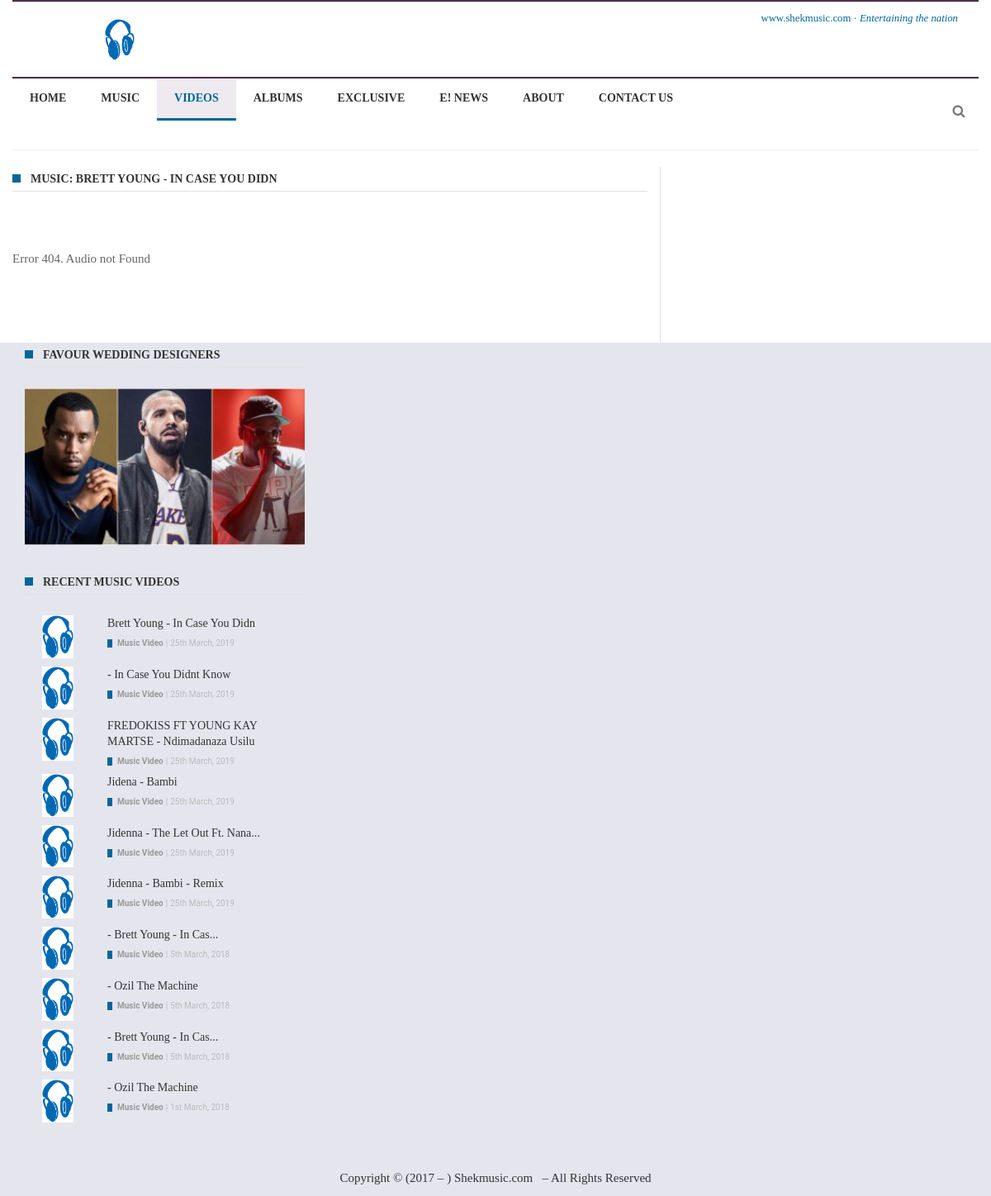
Page /plugins/video-player.php?id=6&artist=Brett Young on the committed database.
### tables this page shows
CREATE TABLE `tbl_video` (
  `id` int(11) NOT NULL,
  `artist` varchar(255) NOT NULL,
  `title` varchar(100) NOT NULL,
  `video_mime` varchar(12) NOT NULL,
  `video_path` varchar(55) NOT NULL,
  `producer` varchar(100) NOT NULL,
  `genre` varchar(55) NOT NULL,
  `description` text NOT NULL,
  `created_on` timestamp NOT NULL DEFAULT CURRENT_TIMESTAMP ON UPDATE CURRENT_TIMESTAMP
);

### includes/components/related_aside_vs.php (the view, shortened to what this page needs)
<div id="sidebar" class="tn-sidebar-wrap col-sm-4 hidden-xs" role="complementary">
	<div class="tn-sidebar-sticky" style="width: auto; position: static; top: auto; bottom: auto;">
		<div class="widget-area">
			<aside id="module-post-widget-15 " class="sidebar-widget widget module-post-widget clearfix">
				<div class="widget-title">
					<h3>Favour Wedding Designers</h3>
				</div>
				<div id="moduleP_5a5db7590632a">
					<div class="module-post-wrap col-sm-4 col-xs-12">
						<div class="adv-img">
							<img class="size-medium  thumb-wrap" src="../assets/images/shekmusic (5).jpg" id="image_container" alt="Favour Wedding Designers">
						</div>
					</div>
				</div>
			</aside>
			<aside id="module-post-widget-15" class="sidebar-widget widget module-post-widget">
				<div class="widget-title"><h3>recent music Videos</h3></div>
<?php
	$qry = "SELECT * FROM tbl_video ORDER BY created_on DESC LIMIT 10";
	$res = $db->query($qry) or die($qry);
	while ($row=mysqli_fetch_assoc($res)):
		$title = strlen($row['title']) > 30 ? substr($row['title'], 0,20).'...' : $row['title'];
		$name = $row['artist'].' - '.$title;
		$url = '../plugins/Video-player.php?id='.$row['id'].'&amp;artist='.$row['artist'];
		$p = '../files/posters/poster-'.$row['id'];
		$upload_on = date('jS F, Y', strtotime($row['created_on']));
		$poster = is_file($p) ? $p : '../files/posters/default.png';
		$file = is_file($p) ? "src='$poster'" : "src='$poster' style='max-height: 149px; max-width: 44%; margin-left: 25%;'";
?>
				<div id="moduleP_5a5db7590632a">
				<div class="module-post-wrap">
					<ul class="module-post-content">
						<li><div class="block6-wrap tn-block-wrap tn-category-2 clearfix"><div class="thumb-wrap"><a href="<?php echo $url; ?>" title="<?php echo $name; ?>" rel="bookmark"><img width="90" height="63" <?php echo $file; ?> class="attachment-small_thumb size-small_thumb" alt="<?php echo $name; ?>"></a></div><div class="block6-content"><h3 class="block-title"><a href="<?php echo $url; ?>" title="<?php echo $name; ?>"><?php echo $name; ?></a></h3><div class="block6-meta"><ul class="post-categories"><li>Music Video</li></ul><ul class="post-meta"><li class="date-post-meta"><span>|</span><time class="date updated" datetime="2018-01-15T23:13:28+00:00"><?php echo $upload_on; ?></time></li></ul> </div></div></div>
					</li>
				</ul>
				</div>
				</div>
				<?php endwhile; ?>
				</aside>
			</div>
	<div class="clearfix"></div></div>
</div>

### cores/functions.php (style rules this page uses)
body { font-family:'Times New Roman', Times,serif;text-transform:none;font-size:15px; }
.block-title,.single-style1-title,.single-style2-title,.author-title,.search-submit,.single-nav-title-wrap, .review-widget-post-title,.review-widget-score,.single-review-element,.single-review-summary h3,.block-big-slider-title, .big-carousel-inner,.logo-404,.single-aside-social-wrap .share-title,.social-count-wrap .num-count,.twitter-widget-title h3, .block-feature2-slider-title,#main-content .widget .module5-wrap .col-sm-4 .block4-wrap .block-title, #main-content .single-related-wrap .col-sm-4 .block4-wrap .block-title, .page-title-wrap,.title-logo, .woocommerce div.product .product_title, .woocommerce .page-title { font-family:Oswald;font-weight:400;text-transform:capitalize;font-size:19px;line-height:27px; }
.block6-wrap .block-title, .block11-wrap .block-title, .block8-wrap .block-title, .single-tags-source-wrap, .widget_categories ul, .widget_pages ul, .single-social-wrap, .widget_nav_menu ul, .widget_archive ul, .block9-wrap .block-title, .module-ticker-wrap .block-title, .big-slider-carousel-title, #menu-main .block-title, #main-content .widget .col-sm-4 .block4-wrap .block-title, .page-numbers, .block11-wrap .review-score, .block11-score-separation, .woocommerce ul.cart_list .product-title, .woocommerce ul.product_list_widget .product-title, .woocommerce ul.cart_list li a, .woocommerce ul.product_list_widget li a, .cart_item .product-name a { font-family:Oswald;font-weight:400;text-transform:capitalize;font-size:14px;line-height:19px; }
.post-meta, .sub-cate-wrap, .breadcrumbs-bar-wrap, .author-widget-content, .post-categories, .rememberme, .register-links, .meta-thumb-wrap, .review-score { font-family:Roboto;font-weight:400;text-transform:none;font-size:10px; }
.widget-title h3, .cate-title, .search-page-title, .archive-page-title, .side-dock-title h3, .comment-title h3, .related.products h2 { font-family:'Times New Roman', Times,serif;font-weight:700;font-size:14px; }
#menu-main > ul > li.current-menu-item > a, #menu-main > ul > li > a:hover, .tn-mega-menu-col > .tn-sub-menu-wrap > ul > li > a, .ajax-search-icon:hover, .ajax-search-icon:focus, .menu-nav-top li a:hover, .block-big-slider-cate-tag li, .review-score, .drop-caps, #comment-submit, .form-submit #submit, .score-bar, .top-score-bar, #toTop i, .no-thumb, .widget-title h3:before, .close-mobile-menu-wrap, .tn-ajax-loadmore:hover, .tn-ajax-loadmore:focus, .page-numbers.current, .page-numbers:hover, .page-numbers:focus, .meta-thumb-element:hover, .meta-thumb-element:focus, #mobile-button-nav-open:hover, #mobile-button-nav-open:focus, .widget_product_search input[type='submit']:hover, .widget_product_search input[type='submit']:focus, .woocommerce span.onsale, .woocommerce #respond input#submit:hover, .woocommerce a.button:hover, .woocommerce button.button:hover, .woocommerce input.button:hover, .related.products h2:before, .woocommerce .widget_price_filter .ui-slider .ui-slider-handle, .woocommerce #respond input#submit.alt:hover, .woocommerce a.button.alt:hover, .woocommerce button.button.alt:hover, .woocommerce input.button.alt:hover { background: #006699; }
.post-content-wrap blockquote, pre, .cate-title, .search-page-title, .archive-page-title, .post-categories, .author-title, .big-carousel-inner, .woocommerce div.product .woocommerce-tabs ul.tabs li.active a, .tn-share-to-email-popup { border-color: #006699; }
body { background-repeat:no-repeat;background-size:cover;background-attachment:fixed;background-position:center center; background-color: inherit; }

### rows in the picture
tbl_video: name "Brett Young - In Case You Didn", created_on "25th March, 2019"
tbl_video: name "- In Case You Didnt Know", created_on "25th March, 2019"
tbl_video: name "FREDOKISS FT YOUNG KAY MARTSE - Ndimadanaza Usilu", created_on "25th March, 2019"
tbl_video: name "Jidena - Bambi", created_on "25th March, 2019"
tbl_video: name "Jidenna - The Let Out Ft. Nana...", created_on "25th March, 2019"
tbl_video: name "Jidenna - Bambi - Remix", created_on "25th March, 2019"
tbl_video: name "- Brett Young - In Cas...", created_on "5th March, 2018"
tbl_video: name "- Ozil The Machine", created_on "5th March, 2018"
tbl_video: name "- Brett Young - In Cas...", created_on "5th March, 2018"
tbl_video: name "- Ozil The Machine", created_on "1st March, 2018"

### other values in the picture
$title "BRETT YOUNG - IN CASE YOU DIDN"
